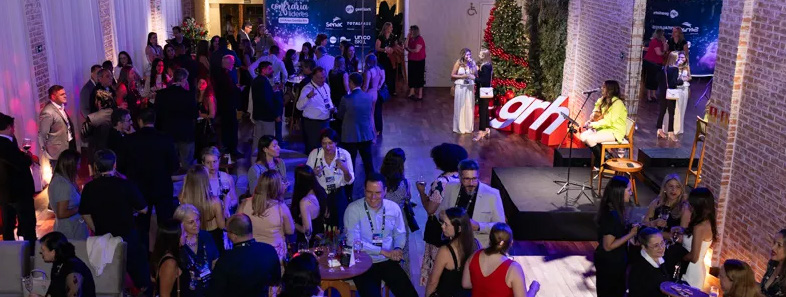
#> input picture canais-e-aplicacoes/img/celebration.jpg, 786 x 297 px
$ python segment.py ../../../../canais-e-aplicacoes/img/celebration.jpg out.png out.png   (older library calls are emulated)
#> lines starting #> are read from the running program, lines starting #| are printed output that depends on the picture; after the words box and inside, x2 and y2 are one past the last pixel; in counts of white or black regions, pixels touching at a corner belong together
import sys, os, json, numpy as np, cv2
sys.path.insert(0, os.path.dirname(__file__))
from seeds import SEEDS
from skimage.segmentation import watershed
im = cv2.cvtColor(cv2.imread(sys.argv[1]), cv2.COLOR_BGR2RGB)
H, W = im.shape[:2]
#> H = 297; W = 786
names = ['bg'] + list(SEEDS.keys())
mk = np.zeros((H, W), np.int32)
f = im.astype(np.float32)
def near(c, d): return np.linalg.norm(f - np.array(c, np.float32), axis=2) < d
#> called with c = (243, 110, 168), d = 22
#> returned value: shape (297, 786) bool; every value is 0
pinks = near((243,110,168), 22) | near((248,135,185), 18) | near((240,100,160), 18)
#> call 2 of near, with c = (248, 135, 185), d = 18
#> in near (call 2), `def near(c, d): return np.linalg.norm(f - np.array(c, np.float32), axi..`:
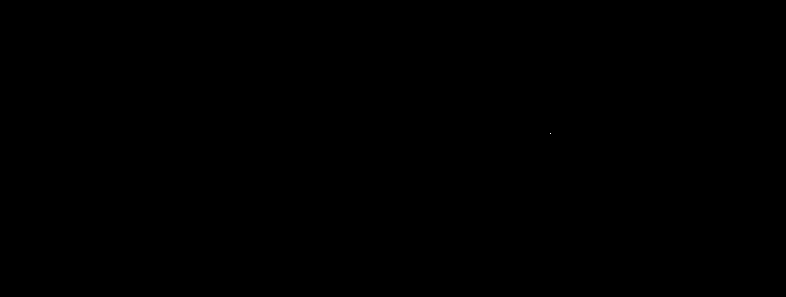
#> returned value: shape (297, 786) bool; 0% white in thin lines or dots, all inside (x1, y1, x2, y2) = (550, 133, 551, 134)
green = near((56,109,37), 35)
#> in near (call 4), `def near(c, d): return np.linalg.norm(f - np.array(c, np.float32), axi..`: returned value: shape (297, 786) bool; 0% white in thin lines or dots, all inside (x1, y1, x2, y2) = (206, 32, 524, 89)
star = near((244,163,26), 40) & (cv2.dilate(green.astype(np.uint8), np.ones((31,31))) > 0)
#> in near (call 5), `def near(c, d): return np.linalg.norm(f - np.array(c, np.float32), axi..`: returned value: shape (297, 786) bool; 0.03% white in thin lines or dots, all inside (x1, y1, x2, y2) = (602, 136, 716, 283)
bg = (pinks | green | star).astype(np.uint8)
#> bg: shape (297, 786); values 0 (black) and 1 (white), 0% white in thin lines or dots, all inside (x1, y1, x2, y2) = (206, 32, 551, 134)
bg = cv2.erode(bg, np.ones((9,9)))
mk[bg > 0] = 1
for i, (k, lst) in enumerate(SEEDS.items()):
    lab = i + 2
    for s in lst:
        if isinstance(s, list):
            cv2.polylines(mk_u := mk.view(np.int32), [np.array(s, np.int32)], False, int(lab), 5)
        else:
            cv2.circle(mk, s, 4, int(lab), -1)
sm = cv2.bilateralFilter(im, 7, 30, 5)
lab_im = cv2.cvtColor(sm, cv2.COLOR_RGB2LAB).astype(np.float32)
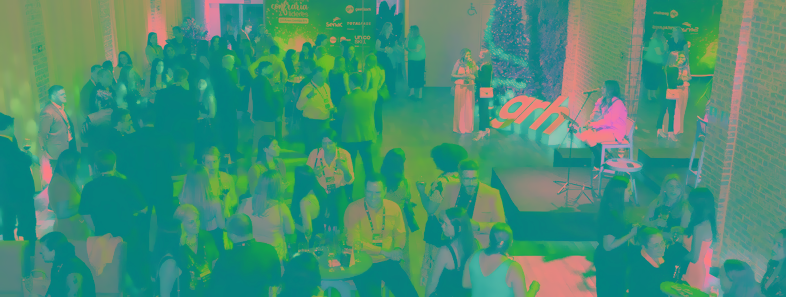
#> lab_im: shape (297, 786, 3) float32; mean R, G, B 69.3, 142.6, 117.6
g = np.zeros((H, W), np.float32)
for c in range(3):
    gx = cv2.Sobel(lab_im[..., c], cv2.CV_32F, 1, 0, ksize=3); gy = cv2.Sobel(lab_im[..., c], cv2.CV_32F, 0, 1, ksize=3)
    g = np.maximum(g, np.hypot(gx, gy))
#> this loop made 3 passes
#> pass 1, `g = np.maximum(g, np.hypot(gx, gy))`:
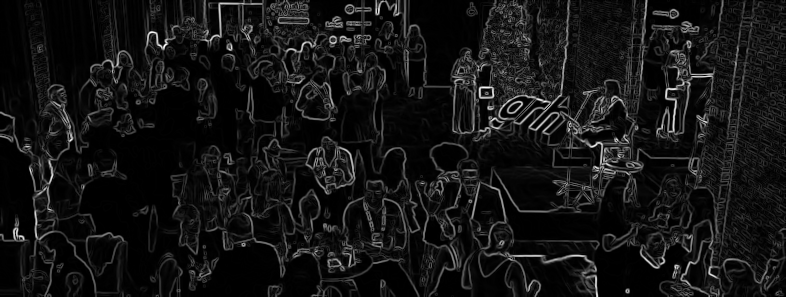
#> g: shape (297, 786) float32; min 0, max 950.3, mean 77.1; drawn with min black and max white
#> after the loop:
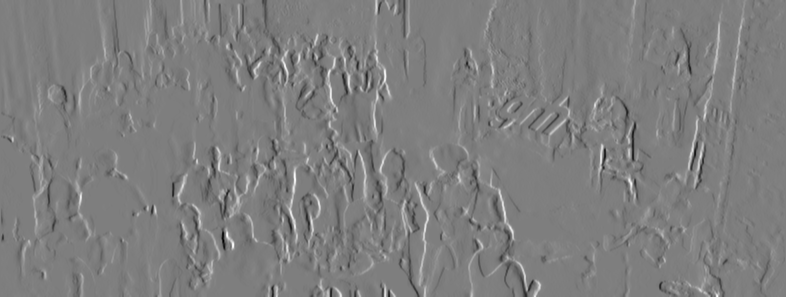
#> gx: shape (297, 786) float32; min -260, max 264, mean 0.1; drawn with min black and max white
seg = watershed(g, mk)
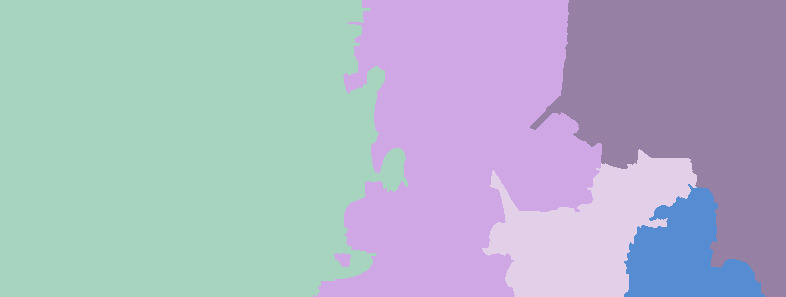
#> seg: shape (297, 786) int32; 5 distinct labels, from 2 to 11; one colour per label, 0 black
np.save(sys.argv[2], seg - 1)  # -1... bg=0
json.dump(names, open(sys.argv[2].replace('.npy', '.json'), 'w'))
# overlay
rng = np.random.RandomState(3)
cols = rng.randint(40, 255, (len(names) + 2, 3)); cols[1] = (0, 0, 0)
ov = (im * 0.45 + cols[seg] * 0.55).astype(np.uint8)
edges = cv2.Canny((seg * 7 % 255).astype(np.uint8), 1, 1) > 0
#> edges: shape (297, 786) bool; 0.84% white in thin lines or dots, all inside (x1, y1, x2, y2) = (312, 0, 765, 297)
ov[edges] = (255, 255, 255)
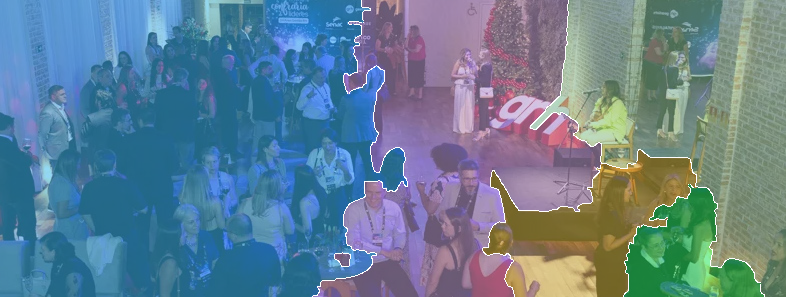
#> ov: shape (297, 786, 3); mean R, G, B 99.2, 127.6, 146.4
for i, k in enumerate(names[1:]):
    ys, xs = np.where(seg == i + 2)
    if len(xs): cv2.putText(ov, k, (int(np.median(xs)) - 12, int(np.median(ys))), 0, 0.45, (255, 255, 255), 2); cv2.putText(ov, k, (int(np.median(xs)) - 12, int(np.median(ys))), 0, 0.45, (0, 0, 0), 1)
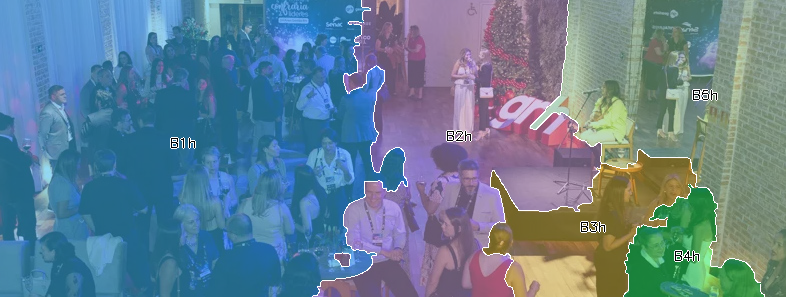
#> ov: shape (297, 786, 3); 0.47% of pixels changed, all inside (x1, y1, x2, y2) = (170, 89, 718, 262)
cv2.imwrite(sys.argv[3], cv2.cvtColor(ov, cv2.COLOR_RGB2BGR))

$ run again, on canais-e-aplicacoes/img/excelencia.jpg
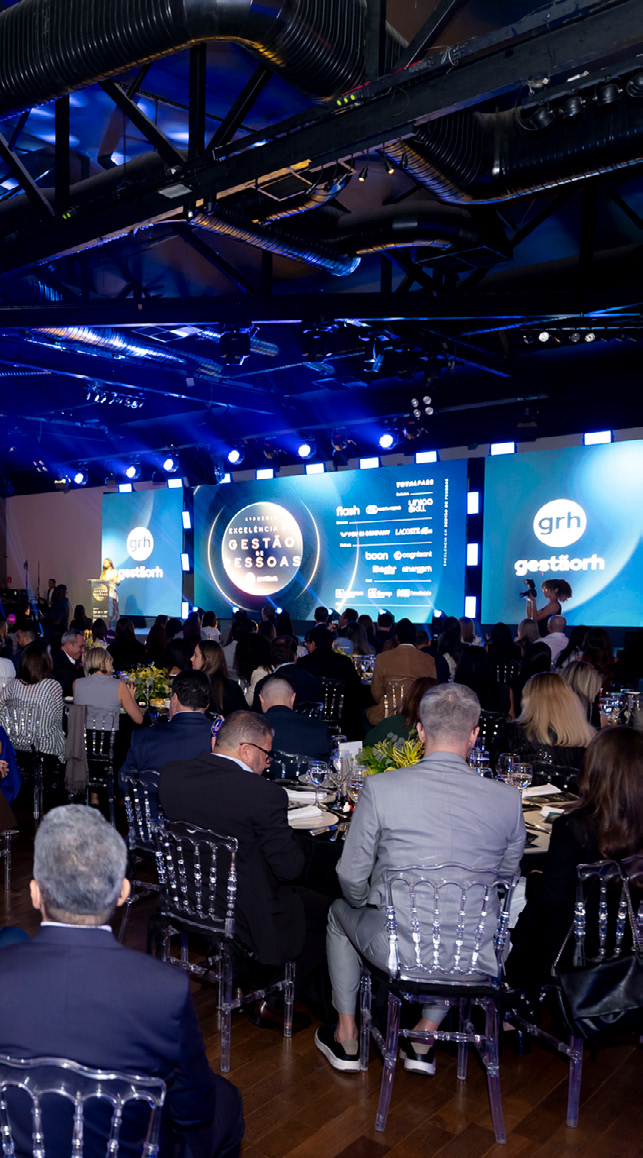
#> input picture canais-e-aplicacoes/img/excelencia.jpg, 643 x 1158 px
#> star: shape (1158, 643) bool; 0% white in thin lines or dots, all inside (x1, y1, x2, y2) = (410, 760, 415, 762)
#> bg: shape (1158, 643); values 0 (black) and 1 (white), 0.01% white in thin lines or dots, all inside (x1, y1, x2, y2) = (64, 94, 418, 772)
#> seg: shape (1158, 643) int32; 23 distinct labels, from 2 to 31
#> `edges = cv2.Canny((seg * 7 % 255).astype(np.uint8), 1, 1) > 0`:
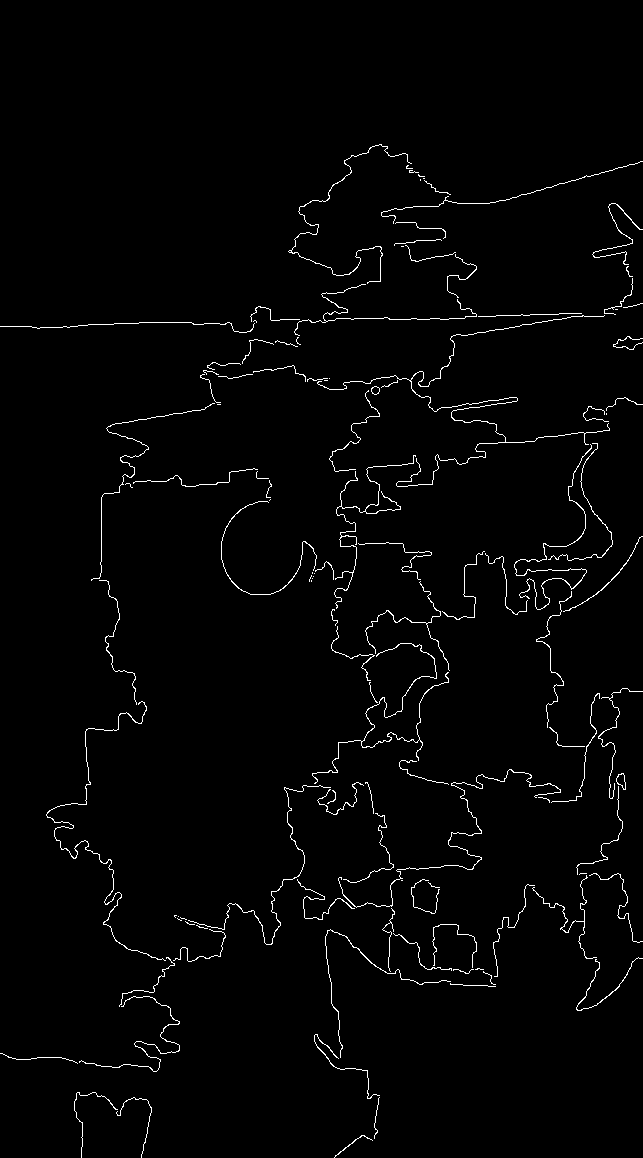
#> edges: shape (1158, 643) bool; 1.8% white in thin lines or dots, all inside (x1, y1, x2, y2) = (0, 144, 643, 1158)
#> after the loop `for i, k in enumerate(names[1:]):`:
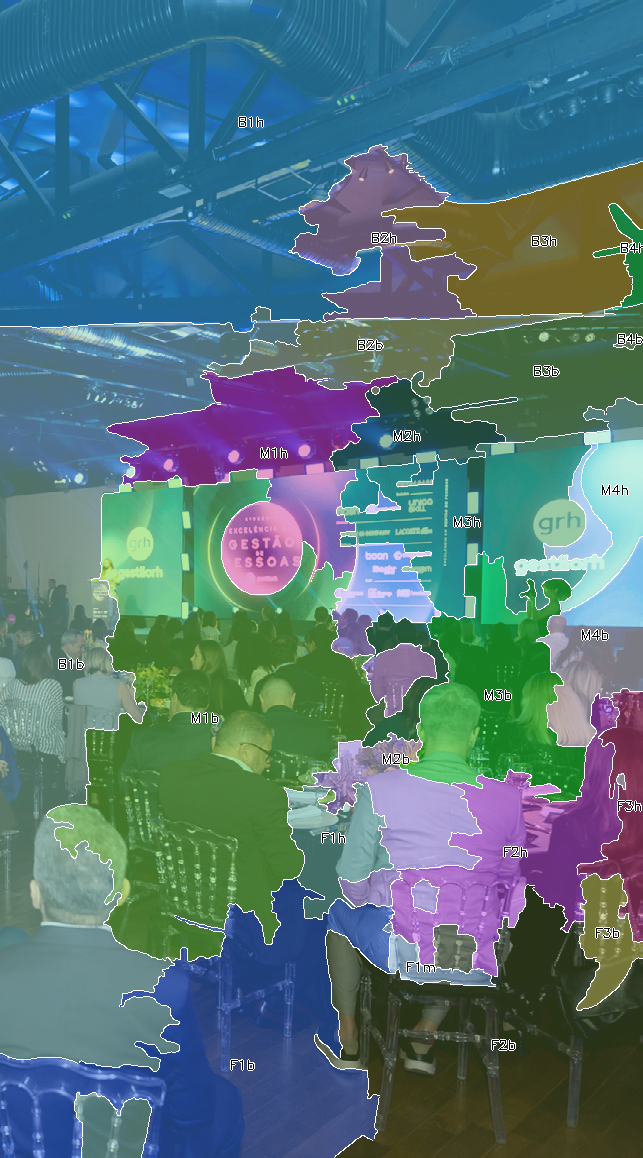
#> ov: shape (1158, 643, 3); mean R, G, B 83.8, 117.2, 122.8
